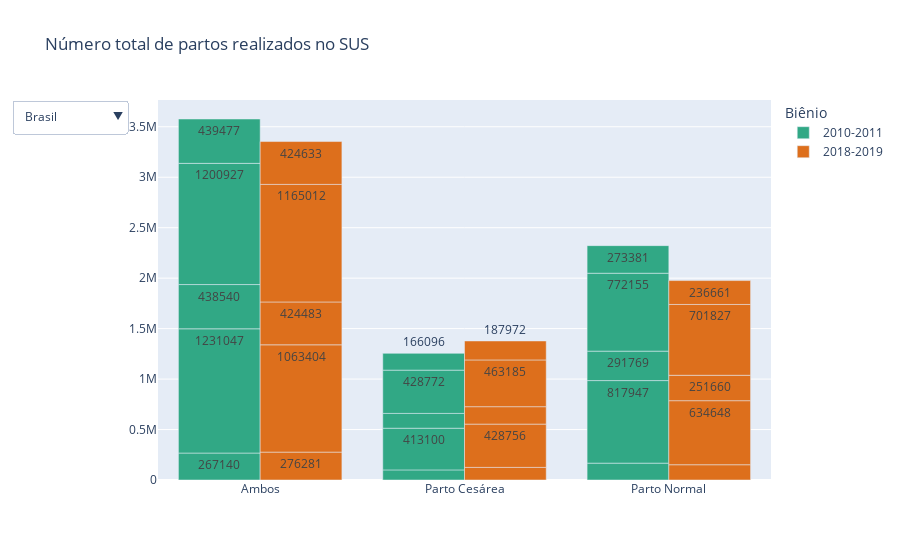

Notebook code cell kept with this figure:
### Markdown cell above
### Por Região

### Code cell
df_regiao = get_df_loc(df_proc_bienio[cols_proc], df_locs, loc='nome_regiao')
fig_regiao = fig_count_partos(df_regiao)
fig_regiao.show()

### Figure 1 — Plotly figure (JSON) as saved in the notebook; plotly's stock layout.template omitted (floating-point values rounded to 4 significant figures)
{"data": [{"marker": {"color": "#31A885"}, "name": "2010-2011", "text": [267140, 100035, 167105, 1231047, 413100, 817947, 438540, 146771, 291769, 1200927, 428772, 772155, 439477, 166096, 273381], "textposition": "auto", "type": "bar", "x": ["Ambos", "Parto Cesárea", "Parto Normal", "Ambos", "Parto Cesárea", "Parto Normal", "Ambos", "Parto Cesárea", "Parto Normal", "Ambos", "Parto Cesárea", "Parto Normal", "Ambos", "Parto Cesárea", "Parto Normal"], "y": [267140, 100035, 167105, 1231047, 413100, 817947, 438540, 146771, 291769, 1200927, 428772, 772155, 439477, 166096, 273381]}, {"marker": {"color": "#DD6F1C"}, "name": "2018-2019", "text": [276281, 124971, 151310, 1063404, 428756, 634648, 424483, 172823, 251660, 1165012, 463185, 701827, 424633, 187972, 236661], "textposition": "auto", "type": "bar", "x": ["Ambos", "Parto Cesárea", "Parto Normal", "Ambos", "Parto Cesárea", "Parto Normal", "Ambos", "Parto Cesárea", "Parto Normal", "Ambos", "Parto Cesárea", "Parto Normal", "Ambos", "Parto Cesárea", "Parto Normal"], "y": [276281, 124971, 151310, 1063404, 428756, 634648, 424483, 172823, 251660, 1165012, 463185, 701827, 424633, 187972, 236661]}], "layout": {"legend": {"title": {"text": "Biênio"}}, "title": {"text": "Número total de partos realizados no SUS"}, "updatemenus": [{"buttons": [{"args": [{"y": [[267140, 100035, 167105, 1231047, 413100, 817947, 438540, 146771, 291769, 1200927, 428772, 772155, 439477, 166096, 273381], [276281, 124971, 151310, 1063404, 428756, 634648, 424483, 172823, 251660, 1165012, 463185, 701827, 424633, 187972, 236661]]}], "label": "Brasil", "method": "update"}, {"args": [{"y": [[267140, 100035, 167105], [276281, 124971, 151310]]}], "label": "Centro-Oeste", "method": "update"}, {"args": [{"y": [[1231047, 413100, 817947], [1063404, 428756, 634648]]}], "label": "Nordeste", "method": "update"}, {"args": [{"y": [[438540, 146771, 291769], [424483, 172823, 251660]]}], "label": "Norte", "method": "update"}, {"args": [{"y": [[1200927, 428772, 772155], [1165012, 463185, 701827]]}], "label": "Sudeste", "method": "update"}, {"args": [{"y": [[439477, 166096, 273381], [424633, 187972, 236661]]}], "label": "Sul", "method": "update"}], "direction": "down", "showactive": true}]}}
